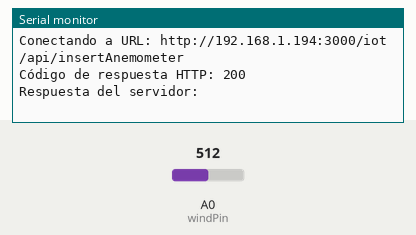
The program below on a simulated ESP8266 (NodeMCU). On the bench: the last lines printed to the serial monitor. Inputs (shaded band) come from the test bench; at power-on: A0 (windPin) = 512. WiFi joins after 1.5 s; servers stay silent unless stated; network time is answered at once with the bench clock; uploads are accepted with an empty reply; the local clock reads 2024-03-15 10:24:30 at power-on unless the program sets it.

Above: at 3.3 s.
3.4 s: A0 (windPin) set to 716
At 3.79 s:
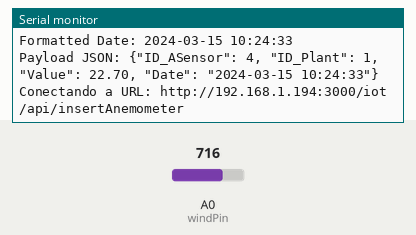
5.3 s: A0 (windPin) set to 900
At 6.53 s:
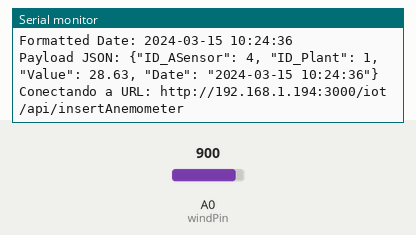
Timing chart, 0 to 8.3 s (numbered marks = the images above; inputs shaded):
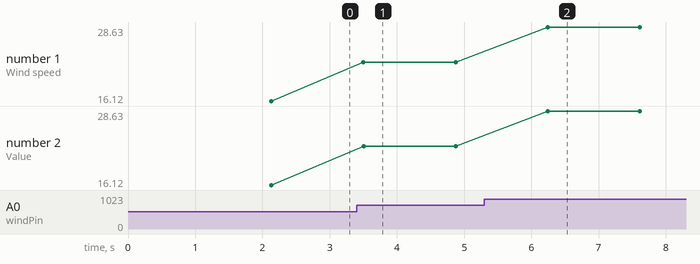

Measured:
- after the input at 3.4 s, the serial monitor: prints a new line after 0.10 s (image 1)
- after the input at 5.3 s, the serial monitor: prints a new line after 0.94 s (image 2)
- plotted number 1: 16.12 → 22.7 after the input at 3.4 s, 22.7 → 28.63 after the input at 5.3 s
- plotted number 2: 16.12 → 22.7 after the input at 3.4 s, 22.7 → 28.63 after the input at 5.3 s

The program:

main.cpp
```cpp
/*
PROGRAMA DE CONTROL DE ANEMOMETRO USANDO ESP8266.

Autor:
Santiago Quintana Moreno A01571222

Equipo #1: “Null”
Javier Santos Pérez A01198909
Alejandro Orta Rodríguez A00840490
Irvin David Ornelas García A00839065

*/

#include <Arduino.h> // Incluye la librería base de Arduino para poder utilizar sus funciones.
#include <ESP8266WiFi.h>
#include <ESP8266HTTPClient.h>
#include <WiFiUdp.h>
#include <NTPClient.h>

int windPin = A0;
float zeroWindVoltage = 0.04;
float voltagePerkph = 0.1;

const char* ssid = "INFINITUM8B9C_2.4";
const char* password = "f54cBnRD7e";

const int ID = 1;
const int ID_ASensor = 4;
const int ID_Plant = 1;

WiFiUDP ntpUDP;
NTPClient timeClient(ntpUDP, "pool.ntp.org", 0, 60000);

String URL = "http://192.168.1.194:3000/iot/api/insertAnemometer";

void logIntento(float windSpeedkph, String formattedDate);
String formatDateTime(unsigned long unixTime);
unsigned long getTime();

void setup() {
  Serial.begin(9600);
  Serial.println("***Inicializando conexión a My SQL***");

  WiFi.mode(WIFI_STA);
  WiFi.disconnect();
  delay(100);

  WiFi.begin(ssid, password);
  Serial.print("Conectando a red WiFi \"");
  Serial.print(ssid);
  Serial.print("\"");

  while (WiFi.status() != WL_CONNECTED) {
    delay(500);
    Serial.print(".");
  }

  Serial.print("\nConectado! IP: ");
  Serial.println(WiFi.localIP());

  timeClient.begin();

  delay(500);
}

void loop() {
  float voltage = analogRead(windPin) * 3.3 / 1023.0;
  float windSpeedkph = (voltage - zeroWindVoltage) / voltagePerkph;

  if (isnan(windSpeedkph)) {
    windSpeedkph = 0;
  }

  if (windSpeedkph < 0) {
    windSpeedkph = 0;
  }

  unsigned long unixTime = getTime();
  String formattedDate = formatDateTime(unixTime);

  Serial.print("Wind speed: ");
  Serial.print(windSpeedkph);
  Serial.println(" kph");

  Serial.print("\nFormatted Date: ");
  Serial.println(formattedDate);

  logIntento(windSpeedkph, formattedDate);

  delay(1000);
}

void logIntento(float windSpeedkph, String formattedDate) {
  if (WiFi.status() == WL_CONNECTED) {
    WiFiClient wClient;
    HTTPClient httpClient;

    // Crear el JSON a enviar
    String jsonPayload = String("{") +
                    "\"ID_ASensor\": " + String(ID_ASensor) + ", " +
                    "\"ID_Plant\": " + String(ID_Plant) + ", " +
                    "\"Value\": " + String(windSpeedkph) + ", " +
                    "\"Date\": \"" + formattedDate + "\"" +
                    "}";

    Serial.println("Payload JSON: " + jsonPayload);
    Serial.print("Conectando a URL: ");
    Serial.println(URL);

    // Inicia la conexión
    httpClient.begin(wClient, URL);
    httpClient.addHeader("Content-Type", "application/json");

    // Envía la solicitud POST y recibe el código de respuesta
    int httpResponseCode = httpClient.POST(jsonPayload);

    Serial.print("Código de respuesta HTTP: ");
    Serial.println(httpResponseCode);

    if (httpResponseCode > 0) {
      // Si la respuesta fue exitosa, imprime el contenido
      String response = httpClient.getString();
      Serial.print("Respuesta del servidor: ");
      Serial.println(response);
    } else {
      // Si hubo un error, muestra información adicional
      Serial.print("Error en la solicitud POST: ");
      Serial.println(httpResponseCode);
      Serial.println("Causas posibles: URL incorrecta, servidor inaccesible o problema de red.");
    }

    httpClient.end();
  } else {
    Serial.println("Error: No está conectado a WiFi. Intentando reconectar...");
    WiFi.disconnect();
    WiFi.begin(ssid, password);
    while (WiFi.status() != WL_CONNECTED) {
      delay(1000);
      Serial.print(".");
    }
    Serial.println("\nReconectado a WiFi.");
  }
}

unsigned long getTime() {
  timeClient.update();
  return timeClient.getEpochTime();
}

// Función para convertir Unix timestamp a formato "YYYY-MM-DD HH:MM:SS"
String formatDateTime(unsigned long unixTime) {
  time_t rawTime = static_cast<time_t>(unixTime);  // Convert unsigned long to time_t
  struct tm *dt;
  char buffer[20];
  dt = localtime(&rawTime);
  strftime(buffer, sizeof(buffer), "%Y-%m-%d %H:%M:%S", dt);
  return String(buffer);
}
```
